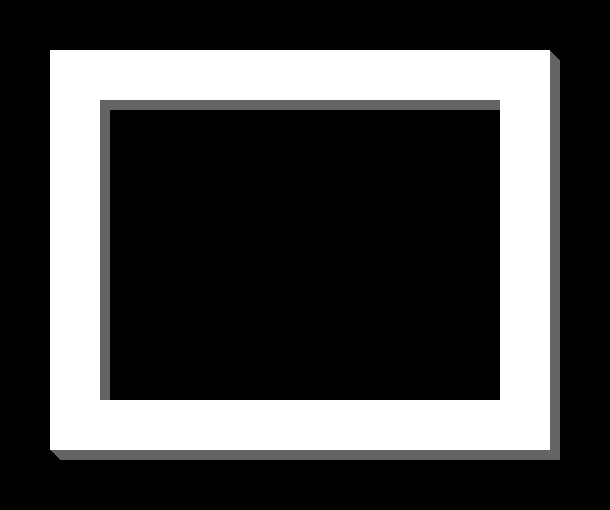
Frame 1 (no input)
Frame 60 (the mouse pressed at the canvas centre just before this capture): identical to frame 1, image omitted
Frame 120 (the mouse held since frame 60 and released just before this capture): identical to frame 1, image omitted

The Processing sketch that drew this single still picture (run headless with seeded random() and noise(); from frame 60 on, the mouse is pressed at the canvas centre):

// Processing sketch: Exercicio02
// ── Exercicio02.pde
void setup(){
  size(610,510);
  background(0);
  smooth();
};
void draw(){
  for (int i = 0; i < 11; i++){
    noStroke();
    fill(100);
    rect(50+i,50+i,50,400);
    rect(50+i,50+i,500,50);
    rect(500+i,50+i,50,400);
    rect(50+i,400+i,500,50);
    if(i==10){
      fill(255);
      rect (50,50,50,400);
      rect (50,50,500,50);
      rect (500,50,50,400);
      rect (50,400,500,50);
    };

  };
};
